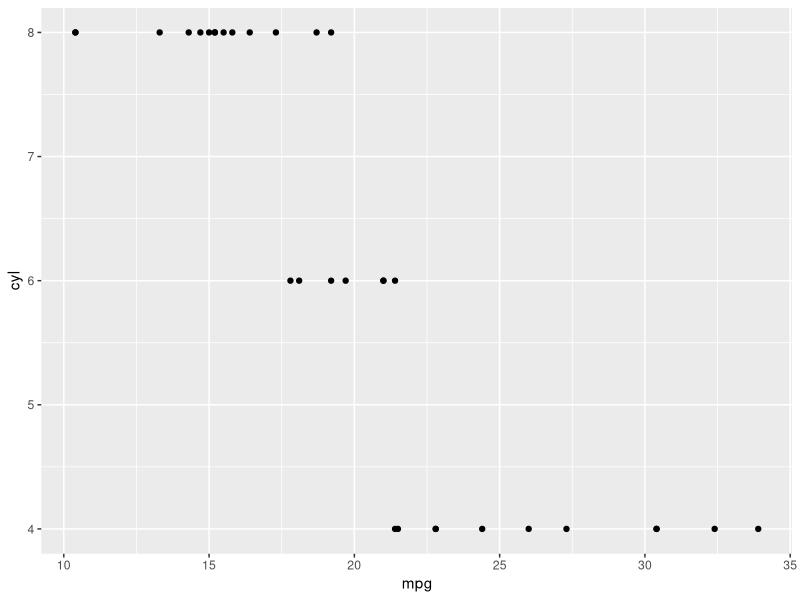
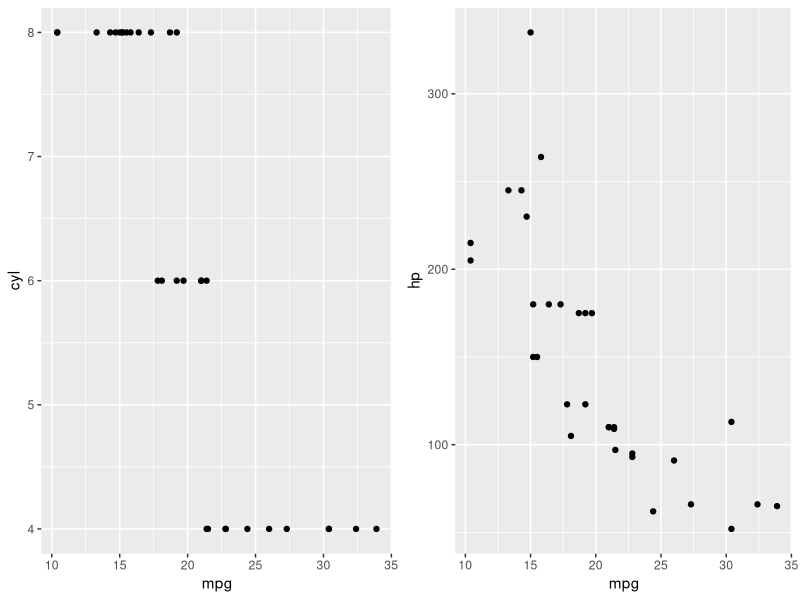

Source code (R) for these figures, in order:
## ---- chunk 1

library(ggplot2)
library(knitr)
library(kableExtra)

knitr::opts_chunk$set(echo=FALSE) # adds this "chunk option" to all chunks 

## ---- chunk 2

df <- mtcars

## ---- chunk 3

ggplot(mtcars, aes(mpg,cyl)) + geom_point() 

## ---- chunk 4

mtcars_sub <- mtcars[c(1:4),c(1:4)]

mtcars_sub %>%
  kable(caption = "Table 1. Sample Table.") %>%
  kable_styling()

## ---- chunk 5

multiplot <- function(..., plotlist=NULL, file, cols=1, layout=NULL) {
     library(grid)
     
     # Make a list from the ... arguments and plotlist
     plots <- c(list(...), plotlist)
     
     numPlots = length(plots)
     
     # If layout is NULL, then use 'cols' to determine layout
     if (is.null(layout)) {
         # Make the panel
         # ncol: Number of columns of plots
         # nrow: Number of rows needed, calculated from # of cols
         layout <- matrix(seq(1, cols * ceiling(numPlots/cols)),
                          ncol = cols, nrow = ceiling(numPlots/cols))
     }
     
     if (numPlots==1) {
         print(plots[[1]])
         
     } else {
         # Set up the page
         grid.newpage()
         pushViewport(viewport(layout = grid.layout(nrow(layout), ncol(layout))))
         
         # Make each plot, in the correct location
         for (i in 1:numPlots) {
             # Get the i,j matrix positions of the regions that contain this subplot
             matchidx <- as.data.frame(which(layout == i, arr.ind = TRUE))
             
             print(plots[[i]], vp = viewport(layout.pos.row = matchidx$row,
                                             layout.pos.col = matchidx$col))
         }
     }
 }


a <- ggplot(mtcars, aes(mpg,cyl)) + geom_point() 
b <- ggplot(mtcars, aes(mpg,hp)) + geom_point() 

multiplot(a,b, cols = 2)
